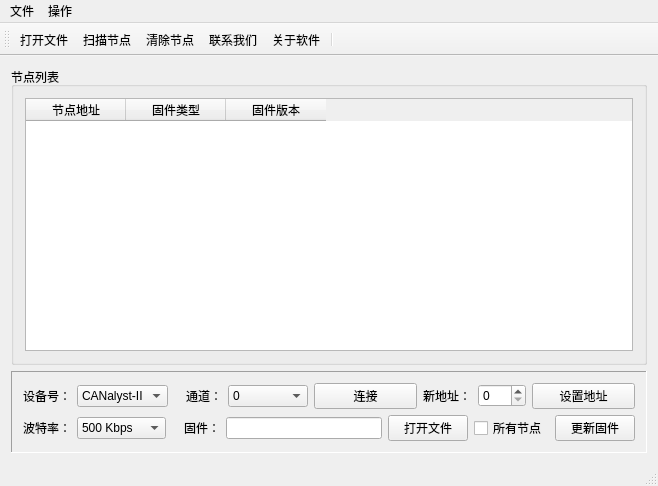
<?xml version="1.0" encoding="UTF-8"?>
<ui version="4.0">
 <class>MainWindow</class>
 <widget class="QMainWindow" name="MainWindow">
  <property name="geometry">
   <rect>
    <x>0</x>
    <y>0</y>
    <width>658</width>
    <height>486</height>
   </rect>
  </property>
  <property name="windowTitle">
   <string>USB2XXX USB2CAN Bootloader</string>
  </property>
  <property name="windowIcon">
   <iconset resource="image.qrc">
    <normaloff>:/images/easyicon_net.png</normaloff>:/images/easyicon_net.png</iconset>
  </property>
  <widget class="QWidget" name="centralWidget">
   <layout class="QGridLayout" name="gridLayout_4">
    <item row="0" column="0">
     <layout class="QVBoxLayout" name="verticalLayout_2">
      <item>
       <layout class="QHBoxLayout" name="horizontalLayout_8">
        <item>
         <widget class="QGroupBox" name="groupBox">
          <property name="minimumSize">
           <size>
            <width>330</width>
            <height>0</height>
           </size>
          </property>
          <property name="title">
           <string>节点列表</string>
          </property>
          <layout class="QGridLayout" name="gridLayout">
           <item row="0" column="0">
            <widget class="QTableWidget" name="nodeListTableWidget">
             <property name="baseSize">
              <size>
               <width>0</width>
               <height>0</height>
              </size>
             </property>
             <property name="frameShadow">
              <enum>QFrame::Plain</enum>
             </property>
             <property name="editTriggers">
              <set>QAbstractItemView::NoEditTriggers</set>
             </property>
             <property name="selectionBehavior">
              <enum>QAbstractItemView::SelectRows</enum>
             </property>
             <attribute name="horizontalHeaderDefaultSectionSize">
              <number>100</number>
             </attribute>
             <attribute name="horizontalHeaderShowSortIndicator" stdset="0">
              <bool>false</bool>
             </attribute>
             <attribute name="verticalHeaderMinimumSectionSize">
              <number>21</number>
             </attribute>
             <column>
              <property name="text">
               <string>节点地址</string>
              </property>
             </column>
             <column>
              <property name="text">
               <string>固件类型</string>
              </property>
             </column>
             <column>
              <property name="text">
               <string>固件版本</string>
              </property>
             </column>
            </widget>
           </item>
          </layout>
         </widget>
        </item>
       </layout>
      </item>
      <item>
       <widget class="QFrame" name="frame">
        <property name="frameShape">
         <enum>QFrame::Panel</enum>
        </property>
        <property name="frameShadow">
         <enum>QFrame::Sunken</enum>
        </property>
        <layout class="QGridLayout" name="gridLayout_3">
         <item row="0" column="0">
          <layout class="QVBoxLayout" name="verticalLayout">
           <item>
            <layout class="QHBoxLayout" name="horizontalLayout_6">
             <item>
              <layout class="QHBoxLayout" name="horizontalLayout">
               <item>
                <widget class="QLabel" name="label">
                 <property name="text">
                  <string>设备号：</string>
                 </property>
                </widget>
               </item>
               <item>
                <widget class="QComboBox" name="deviceHandleComboBox">
                 <property name="minimumSize">
                  <size>
                   <width>80</width>
                   <height>0</height>
                  </size>
                 </property>
                 <item>
                  <property name="text">
                   <string>CANalyst-II</string>
                  </property>
                 </item>
                </widget>
               </item>
              </layout>
             </item>
             <item>
              <layout class="QHBoxLayout" name="horizontalLayout_2">
               <item>
                <widget class="QLabel" name="label_2">
                 <property name="minimumSize">
                  <size>
                   <width>48</width>
                   <height>0</height>
                  </size>
                 </property>
                 <property name="text">
                  <string>通道：</string>
                 </property>
                 <property name="alignment">
                  <set>Qt::AlignRight|Qt::AlignTrailing|Qt::AlignVCenter</set>
                 </property>
                </widget>
               </item>
               <item>
                <widget class="QComboBox" name="channelIndexComboBox">
                 <property name="minimumSize">
                  <size>
                   <width>80</width>
                   <height>0</height>
                  </size>
                 </property>
                 <item>
                  <property name="text">
                   <string>0</string>
                  </property>
                 </item>
                 <item>
                  <property name="text">
                   <string>1</string>
                  </property>
                 </item>
                </widget>
               </item>
              </layout>
             </item>
             <item>
              <widget class="QPushButton" name="connect">
               <property name="text">
                <string>连接</string>
               </property>
              </widget>
             </item>
             <item>
              <layout class="QHBoxLayout" name="horizontalLayout_9">
               <item>
                <widget class="QLabel" name="label_6">
                 <property name="text">
                  <string>新地址：</string>
                 </property>
                </widget>
               </item>
               <item>
                <widget class="QSpinBox" name="addrSpinBox"/>
               </item>
              </layout>
             </item>
             <item>
              <widget class="QPushButton" name="setaddressPushButton">
               <property name="minimumSize">
                <size>
                 <width>80</width>
                 <height>0</height>
                </size>
               </property>
               <property name="text">
                <string>设置地址</string>
               </property>
              </widget>
             </item>
            </layout>
           </item>
           <item>
            <layout class="QHBoxLayout" name="horizontalLayout_7">
             <item>
              <layout class="QHBoxLayout" name="horizontalLayout_3">
               <item>
                <widget class="QLabel" name="label_3">
                 <property name="text">
                  <string>波特率：</string>
                 </property>
                </widget>
               </item>
               <item>
                <widget class="QComboBox" name="baudRateComboBox">
                 <property name="minimumSize">
                  <size>
                   <width>80</width>
                   <height>0</height>
                  </size>
                 </property>
                 <property name="currentText">
                  <string>500 Kbps</string>
                 </property>
                 <property name="currentIndex">
                  <number>2</number>
                 </property>
                 <item>
                  <property name="text">
                   <string>1000 Kbps</string>
                  </property>
                 </item>
                 <item>
                  <property name="text">
                   <string>800 Kbps</string>
                  </property>
                 </item>
                 <item>
                  <property name="text">
                   <string>500 Kbps</string>
                  </property>
                 </item>
                 <item>
                  <property name="text">
                   <string>300 Kbps</string>
                  </property>
                 </item>
                 <item>
                  <property name="text">
                   <string>250 Kbps</string>
                  </property>
                 </item>
                 <item>
                  <property name="text">
                   <string>200 Kbps</string>
                  </property>
                 </item>
                 <item>
                  <property name="text">
                   <string>150 Kbps</string>
                  </property>
                 </item>
                 <item>
                  <property name="text">
                   <string>125 Kbps</string>
                  </property>
                 </item>
                 <item>
                  <property name="text">
                   <string>100 Kbps</string>
                  </property>
                 </item>
                 <item>
                  <property name="text">
                   <string>75 Kbps</string>
                  </property>
                 </item>
                 <item>
                  <property name="text">
                   <string>50 Kbps</string>
                  </property>
                 </item>
                 <item>
                  <property name="text">
                   <string>20 Kbps</string>
                  </property>
                 </item>
                </widget>
               </item>
              </layout>
             </item>
             <item>
              <layout class="QHBoxLayout" name="horizontalLayout_5">
               <item>
                <widget class="QLabel" name="label_5">
                 <property name="minimumSize">
                  <size>
                   <width>48</width>
                   <height>0</height>
                  </size>
                 </property>
                 <property name="text">
                  <string>固件：</string>
                 </property>
                 <property name="alignment">
                  <set>Qt::AlignRight|Qt::AlignTrailing|Qt::AlignVCenter</set>
                 </property>
                </widget>
               </item>
               <item>
                <widget class="QLineEdit" name="firmwareLineEdit"/>
               </item>
               <item>
                <widget class="QPushButton" name="openFirmwareFilePushButton">
                 <property name="minimumSize">
                  <size>
                   <width>80</width>
                   <height>0</height>
                  </size>
                 </property>
                 <property name="text">
                  <string>打开文件</string>
                 </property>
                </widget>
               </item>
               <item>
                <widget class="QCheckBox" name="allNodeCheckBox">
                 <property name="minimumSize">
                  <size>
                   <width>75</width>
                   <height>0</height>
                  </size>
                 </property>
                 <property name="text">
                  <string>所有节点</string>
                 </property>
                </widget>
               </item>
              </layout>
             </item>
             <item>
              <widget class="QPushButton" name="updateFirmwarePushButton">
               <property name="minimumSize">
                <size>
                 <width>80</width>
                 <height>0</height>
                </size>
               </property>
               <property name="text">
                <string>更新固件</string>
               </property>
              </widget>
             </item>
            </layout>
           </item>
          </layout>
         </item>
        </layout>
       </widget>
      </item>
     </layout>
    </item>
   </layout>
  </widget>
  <widget class="QMenuBar" name="menuBar">
   <property name="geometry">
    <rect>
     <x>0</x>
     <y>0</y>
     <width>658</width>
     <height>22</height>
    </rect>
   </property>
   <widget class="QMenu" name="menu">
    <property name="title">
     <string>文件</string>
    </property>
    <addaction name="openFirmwareFileAction"/>
    <addaction name="exitAction"/>
   </widget>
   <widget class="QMenu" name="menu_2">
    <property name="title">
     <string>操作</string>
    </property>
    <addaction name="scanNodeAction"/>
   </widget>
   <addaction name="menu"/>
   <addaction name="menu_2"/>
  </widget>
  <widget class="QToolBar" name="mainToolBar">
   <attribute name="toolBarArea">
    <enum>TopToolBarArea</enum>
   </attribute>
   <attribute name="toolBarBreak">
    <bool>false</bool>
   </attribute>
   <addaction name="openFirmwareFileAction"/>
   <addaction name="scanNodeAction"/>
   <addaction name="deleteAction"/>
   <addaction name="contactUsAction"/>
   <addaction name="aboutAction"/>
   <addaction name="separator"/>
  </widget>
  <widget class="QStatusBar" name="statusBar"/>
  <action name="exitAction">
   <property name="icon">
    <iconset resource="image.qrc">
     <normaloff>:/images/gif_48_026.gif</normaloff>:/images/gif_48_026.gif</iconset>
   </property>
   <property name="text">
    <string>退出</string>
   </property>
  </action>
  <action name="scanNodeAction">
   <property name="icon">
    <iconset resource="image.qrc">
     <normaloff>:/images/gif_48_086.gif</normaloff>:/images/gif_48_086.gif</iconset>
   </property>
   <property name="text">
    <string>扫描节点</string>
   </property>
  </action>
  <action name="contactUsAction">
   <property name="icon">
    <iconset resource="image.qrc">
     <normaloff>:/images/gif_48_079.gif</normaloff>:/images/gif_48_079.gif</iconset>
   </property>
   <property name="text">
    <string>联系我们</string>
   </property>
   <property name="toolTip">
    <string>跳转APP</string>
   </property>
  </action>
  <action name="aboutAction">
   <property name="icon">
    <iconset resource="image.qrc">
     <normaloff>:/images/gif_48_052.gif</normaloff>:/images/gif_48_052.gif</iconset>
   </property>
   <property name="text">
    <string>关于软件</string>
   </property>
  </action>
  <action name="openFirmwareFileAction">
   <property name="icon">
    <iconset resource="image.qrc">
     <normaloff>:/images/gif_48_045.gif</normaloff>:/images/gif_48_045.gif</iconset>
   </property>
   <property name="text">
    <string>打开文件</string>
   </property>
  </action>
  <action name="deleteAction">
   <property name="icon">
    <iconset resource="image.qrc">
     <normaloff>:/images/gif_48_025.gif</normaloff>:/images/gif_48_025.gif</iconset>
   </property>
   <property name="text">
    <string>清除节点</string>
   </property>
   <property name="toolTip">
    <string>跳转BOOT</string>
   </property>
  </action>
 </widget>
 <layoutdefault spacing="6" margin="11"/>
 <resources>
  <include location="image.qrc"/>
 </resources>
 <connections/>
</ui>
